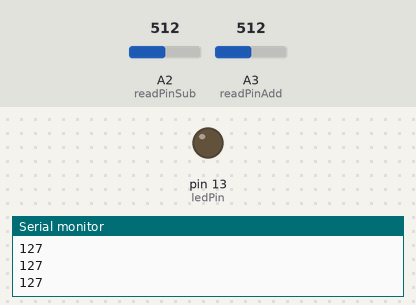
Bench run of a sketch on a simulated Arduino Uno, built with avr-gcc and run on an emulated ATmega328P. Shown: output pins drawn as LEDs (lit = HIGH), the last lines printed to the serial monitor. The test bench sets the inputs (shaded band); at power-on: A2 (readPinSub) = 512, A3 (readPinAdd) = 512.

Above: at 1.2 s.
1.3 s: A2 (readPinSub) set to 1011
2.8 s: A2 (readPinSub) set to 1023
At 3.2 s:
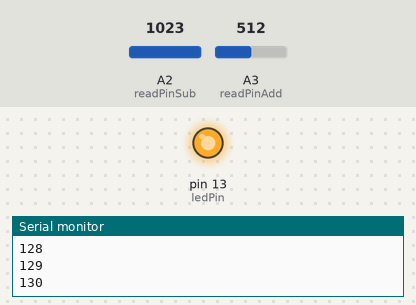
Timing chart, 0 to 5.8 s (numbered marks = the images above; inputs shaded):
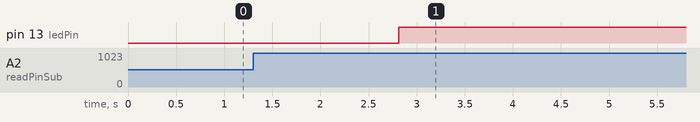

Measured:
- the behaviour switches between 1022 and 1023 on A2 (readPinSub) (found by bisection; images 0 and 1)
- after the input at 2.8 s, pin 13 (ledPin): LOW → HIGH at once

The sketch:

20_push_botton_led_increase_drcrease_light.ino
```cpp
int readPinAdd = A3;
int readPinSub = A2;
int ledPin = 13;
int ledValueCounter = 126;
int readValue = 0;
void setup() {
  Serial.begin(9600);
  pinMode(readPinAdd, INPUT);
  pinMode(readPinSub, INPUT);
  pinMode(ledPin, OUTPUT);

}

void loop() {
  Serial.println(ledValueCounter);
  readValue = (1. / 1023.) * analogRead(readPinAdd);
  if (readValue != 1) {
    if (ledValueCounter < 256) {
      ledValueCounter++;
      analogWrite(ledPin, ledValueCounter);
    }
  }
  readValue = (1. / 1023.) * analogRead(readPinSub);
  if (readValue != 1) {
    if (ledValueCounter > 127 ) {
      ledValueCounter--;
      analogWrite(ledPin, ledValueCounter);
    }
  }
  delay(100);
}
```
